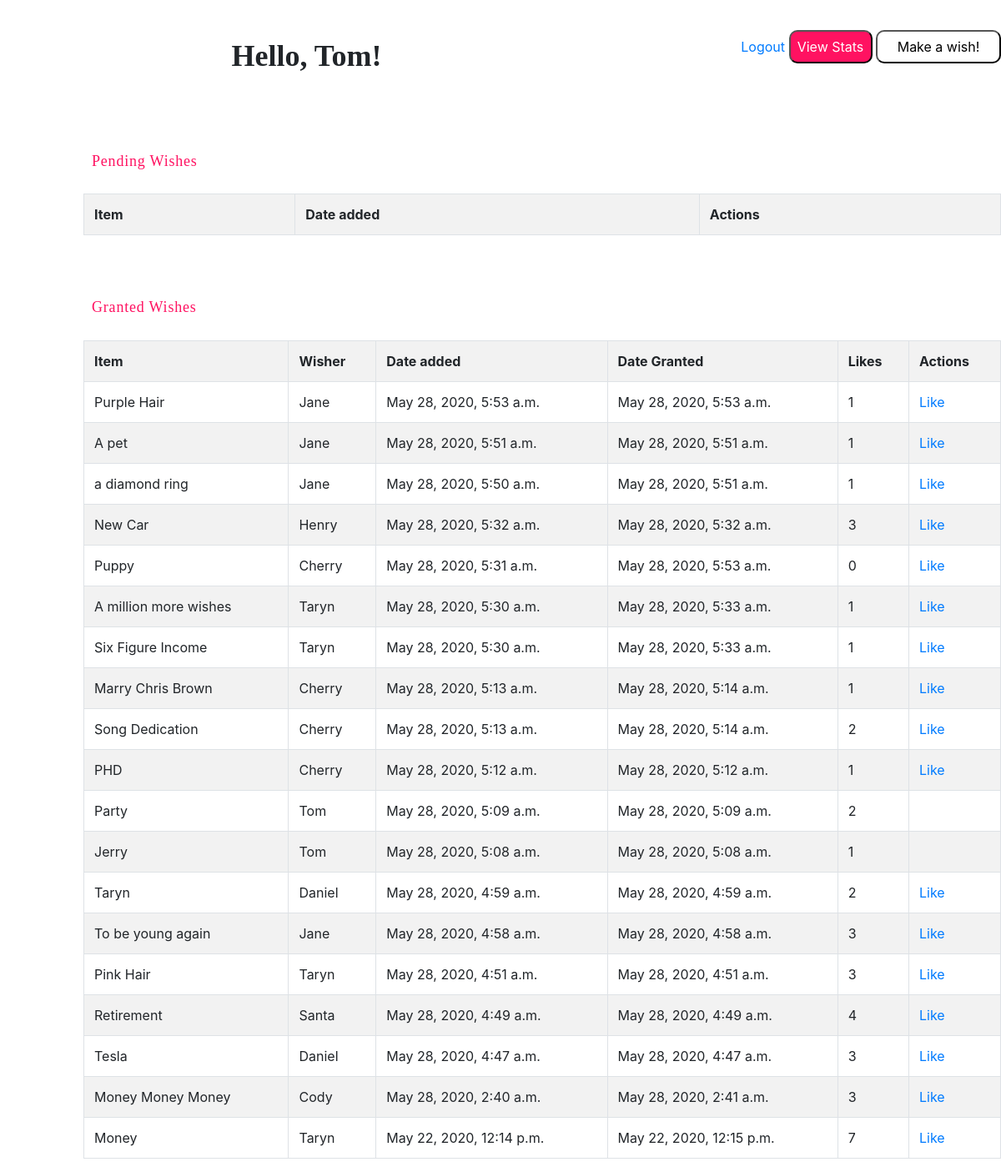
Page /wishes (signed in) on the committed database.
### app/models.py (models this page shows)
class User(models.Model):
    first_name = models.CharField(max_length=255)
    last_name = models.CharField(max_length=255)
    email = models.CharField(max_length=255)
    password = models.CharField(max_length=255)
    created_at = models.DateTimeField(auto_now_add=True)
    updated_at = models.DateTimeField(auto_now=True)
    objects = UserManager()

class Wish(models.Model):
    item = models.CharField(max_length=255)
    description = models.CharField(max_length=255)
    granted = models.BooleanField(default=False)
    user = models.ForeignKey(User, related_name="wish",
                             on_delete=models.CASCADE)
    created_at = models.DateTimeField(auto_now_add=True)
    updated_at = models.DateTimeField(auto_now=True)
    objects = WishManager()

### app/views.py (the view)
# urls.py: path("wishes", views.wishes),
def wishes(request):
    active_session = request.session.get("user_id")
    if active_session:
        user = User.objects.filter(id=active_session).first()
        granted_wishes = Wish.objects.filter(
            granted=True).order_by("-created_at")
        pending_wishes = Wish.objects.filter(
            granted=False, user=user).order_by("-created_at")
        likes = Like.objects.all()
        context = {
            "user": user,
            "granted_wishes": granted_wishes,
            "pending_wishes": pending_wishes,
            "likes": likes,
        }
        return render(request, "wishes.html", context)
    else:
        return redirect("/")

### app/templates/wishes.html (shortened to what this page needs)
<!DOCTYPE html>
<html lang="en">
<head>
    <link href="https://stackpath.bootstrapcdn.com/bootstrap/4.4.1/css/bootstrap.min.css" rel="stylesheet"> {% load static %}
    <link rel="stylesheet" href="{% static 'style.css' %}">
</head>
<body>
    <div class="container">
        <div class="row py-3">
            <div class="col pl-0">
                <h1 style="font-size: 36px; font-weight: bold; padding-top: 10px; margin-top: 20px;">Hello, {{request.session.user_name}}!</h1>
            </div>
            <div class="col text-right pr-0">
                <a href="logout">Logout</a>
                <a href="/wishes/stats"><button type="button" style="margin-top: 20px; width: 100px; height: 40px; background-color:#FF1261; color: white; border-radius: 10px;"> View Stats </button></a>
                <a href="/wishes/new"><button type="button" style="margin-top: 20px; width: 150px; height: 40px; background-color: white; color: black; border-radius: 10px;"> Make a wish! </button></a>
            </div>
        </div>
        <br><br>
        <div class="row">
            <p style="color: #FF1261; font-size: 18px;"> Pending Wishes </p>
            <table class="table table-striped table-bordered">
                <tr>
                    <th>Item</th>
                    <th>Date added</th>
                    <th>Actions</th>
                </tr>
            </table>
        </div>
        <br><br>
        <div class="row">
            <p style="color: #FF1261; font-size: 18px;"> Granted Wishes </p>
            <table class="table table-striped table-bordered">
                <tr>
                    <th>Item</th>
                    <th>Wisher</th>
                    <th>Date added</th>
                    <th>Date Granted</th>
                    <th>Likes</th>
                    <th>Actions</th>
                </tr>
                {%for g in granted_wishes%}
                <tr>
                    <td> {{g.item}} </td>
                    <td> {{g.user.first_name}} </td>
                    <td> {{g.created_at}} </td>
                    <td> {{g.updated_at}} </td>
                    <td> {{ g.likes.all.count }} </td>
                    <td> {% if user != g.user %} <a href="like/{{g.id}}"> Like </a> {% endif %} </td>
                </tr>
                {%endfor%}
            </table>
        </div>
    </div>
</body>
</html>

### app/static/style.css (style rules this page uses)
body { margin-left: 100px; }
h1, h2, h3, h4, h5 { text-align: center; padding: 10px; font-family: "avenir"; font-weight: 100; }
p { text-align: center; padding: 10px; font-family: "avenir"; font-weight: 100; font-size: 12px; letter-spacing: 0.8px; line-height: 1.4em; }
td { padding-right: 10px; font-size: 16px; }

### rows in the picture
User: session.user_name "Tom"
Wish: item "Purple Hair", user.first_name "Jane", created_at "May 28, 2020, 5:53 a.m.", updated_at "May 28, 2020, 5:53 a.m.", likes.all.count "1"
Wish: item "A pet", user.first_name "Jane", created_at "May 28, 2020, 5:51 a.m.", updated_at "May 28, 2020, 5:51 a.m.", likes.all.count "1"
Wish: item "a diamond ring", user.first_name "Jane", created_at "May 28, 2020, 5:50 a.m.", updated_at "May 28, 2020, 5:51 a.m.", likes.all.count "1"
Wish: item "New Car", user.first_name "Henry", created_at "May 28, 2020, 5:32 a.m.", updated_at "May 28, 2020, 5:32 a.m.", likes.all.count "3"
Wish: item "Puppy", user.first_name "Cherry", created_at "May 28, 2020, 5:31 a.m.", updated_at "May 28, 2020, 5:53 a.m.", likes.all.count "0"
Wish: item "A million more wishes", user.first_name "Taryn", created_at "May 28, 2020, 5:30 a.m.", updated_at "May 28, 2020, 5:33 a.m.", likes.all.count "1"
Wish: item "Six Figure Income", user.first_name "Taryn", created_at "May 28, 2020, 5:30 a.m.", updated_at "May 28, 2020, 5:33 a.m.", likes.all.count "1"
Wish: item "Marry Chris Brown", user.first_name "Cherry", created_at "May 28, 2020, 5:13 a.m.", updated_at "May 28, 2020, 5:14 a.m.", likes.all.count "1"
Wish: item "Song Dedication", user.first_name "Cherry", created_at "May 28, 2020, 5:13 a.m.", updated_at "May 28, 2020, 5:14 a.m.", likes.all.count "2"
Wish: item "PHD", user.first_name "Cherry", created_at "May 28, 2020, 5:12 a.m.", updated_at "May 28, 2020, 5:12 a.m.", likes.all.count "1"
Wish: item "Party", user.first_name "Tom", created_at "May 28, 2020, 5:09 a.m.", updated_at "May 28, 2020, 5:09 a.m.", likes.all.count "2"
Wish: item "Jerry", user.first_name "Tom", created_at "May 28, 2020, 5:08 a.m.", updated_at "May 28, 2020, 5:08 a.m.", likes.all.count "1"
Wish: item "Taryn", user.first_name "Daniel", created_at "May 28, 2020, 4:59 a.m.", updated_at "May 28, 2020, 4:59 a.m.", likes.all.count "2"
Wish: item "To be young again", user.first_name "Jane", created_at "May 28, 2020, 4:58 a.m.", updated_at "May 28, 2020, 4:58 a.m.", likes.all.count "3"
Wish: item "Pink Hair", user.first_name "Taryn", created_at "May 28, 2020, 4:51 a.m.", updated_at "May 28, 2020, 4:51 a.m.", likes.all.count "3"
Wish: item "Retirement", user.first_name "Santa", created_at "May 28, 2020, 4:49 a.m.", updated_at "May 28, 2020, 4:49 a.m.", likes.all.count "4"
Wish: item "Tesla", user.first_name "Daniel", created_at "May 28, 2020, 4:47 a.m.", updated_at "May 28, 2020, 4:47 a.m.", likes.all.count "3"
Wish: item "Money Money Money", user.first_name "Cody", created_at "May 28, 2020, 2:40 a.m.", updated_at "May 28, 2020, 2:41 a.m.", likes.all.count "3"
Wish: item "Money", user.first_name "Taryn", created_at "May 22, 2020, 12:14 p.m.", updated_at "May 22, 2020, 12:15 p.m.", likes.all.count "7"
